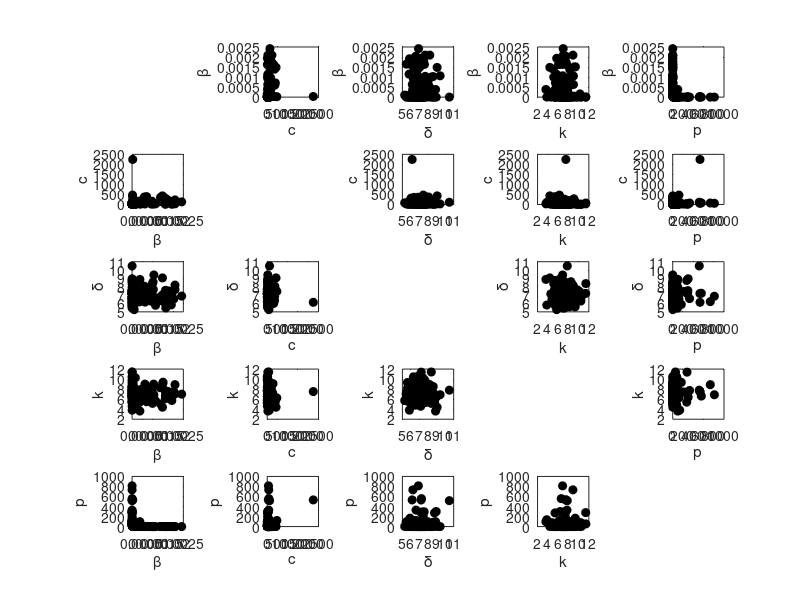

The MATLAB script that drew this image:
%monolix scatter plot of parameter sampling
%figures S2 and S3

load("scatter_data_netherlands_monolix.mat") %netherlands
% load("scatter_data_uganda_5_monolix.mat") %uganda

figure(2)
%beta vs
subplot(5,5,2)
plot(scatter_data(:,3),scatter_data(:,1),'ko','MarkerFaceColor','k')
hold on
ylabel('\beta')
xlabel('c')
subplot(5,5,3)
plot(scatter_data(:,2),scatter_data(:,1),'ko','MarkerFaceColor','k')
hold on
ylabel('\beta')
xlabel('\delta')
subplot(5,5,4)
plot(scatter_data(:,5),scatter_data(:,1),'ko','MarkerFaceColor','k')
hold on
ylabel('\beta')
xlabel('k')
subplot(5,5,5)
plot(scatter_data(:,4),scatter_data(:,1),'ko','MarkerFaceColor','k')
hold on
ylabel('\beta')
xlabel('p')

%c vs
subplot(5,5,6)
plot(scatter_data(:,1),scatter_data(:,3),'ko','MarkerFaceColor','k')
hold on
ylabel('c')
xlabel('\beta')
subplot(5,5,8)
plot(scatter_data(:,2),scatter_data(:,3),'ko','MarkerFaceColor','k')
hold on
ylabel('c')
xlabel('\delta')
subplot(5,5,9)
plot(scatter_data(:,5),scatter_data(:,3),'ko','MarkerFaceColor','k')
hold on
ylabel('c')
xlabel('k')
subplot(5,5,10)
plot(scatter_data(:,4),scatter_data(:,3),'ko','MarkerFaceColor','k')
hold on
ylabel('c')
xlabel('p')

%delta vs
subplot(5,5,11)
plot(scatter_data(:,1),scatter_data(:,2),'ko','MarkerFaceColor','k')
hold on
ylabel('\delta')
xlabel('\beta')
subplot(5,5,12)
plot(scatter_data(:,3),scatter_data(:,2),'ko','MarkerFaceColor','k')
hold on
ylabel('\delta')
xlabel('c')
subplot(5,5,14)
plot(scatter_data(:,5),scatter_data(:,2),'ko','MarkerFaceColor','k')
hold on
ylabel('\delta')
xlabel('k')
subplot(5,5,15)
plot(scatter_data(:,4),scatter_data(:,2),'ko','MarkerFaceColor','k')
hold on
ylabel('\delta')
xlabel('p')

%k vs
subplot(5,5,16)
plot(scatter_data(:,1),scatter_data(:,5),'ko','MarkerFaceColor','k')
hold on
ylabel('k')
xlabel('\beta')
subplot(5,5,17)
plot(scatter_data(:,3),scatter_data(:,5),'ko','MarkerFaceColor','k')
hold on
ylabel('k')
xlabel('c')
subplot(5,5,18)
plot(scatter_data(:,2),scatter_data(:,5),'ko','MarkerFaceColor','k')
hold on
ylabel('k')
xlabel('\delta')
subplot(5,5,20)
plot(scatter_data(:,4),scatter_data(:,5),'ko','MarkerFaceColor','k')
hold on
ylabel('k')
xlabel('p')

%p vs
subplot(5,5,21)
plot(scatter_data(:,1),scatter_data(:,4),'ko','MarkerFaceColor','k')
hold on
ylabel('p')
xlabel('\beta')
subplot(5,5,22)
plot(scatter_data(:,3),scatter_data(:,4),'ko','MarkerFaceColor','k')
hold on
ylabel('p')
xlabel('c')
subplot(5,5,23)
plot(scatter_data(:,2),scatter_data(:,4),'ko','MarkerFaceColor','k')
hold on
ylabel('p')
xlabel('\delta')
subplot(5,5,24)
plot(scatter_data(:,5),scatter_data(:,4),'ko','MarkerFaceColor','k')
hold on
ylabel('p')
xlabel('k')

